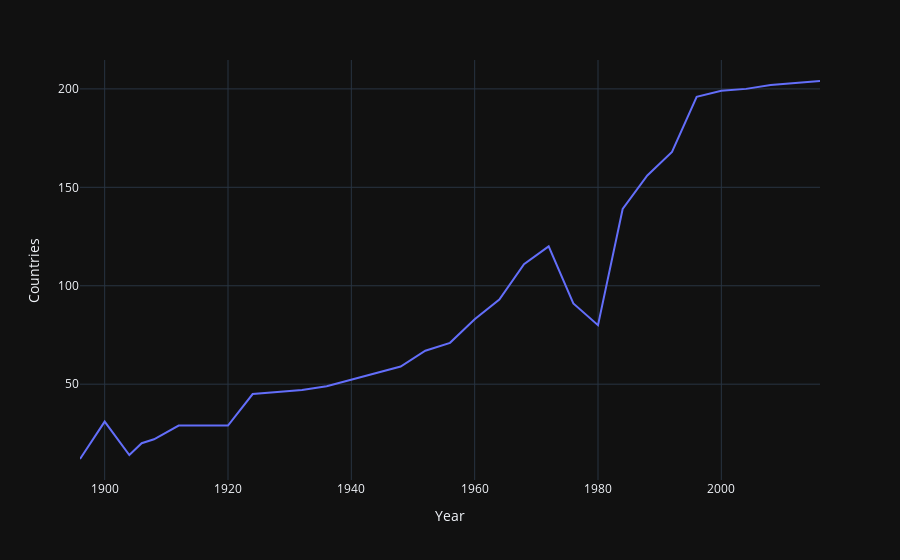

Notebook code for this chart:
### Code cell
fig = px.line(nations_every_year, x='Year', y='Countries')
fig.show()

### Figure 1 — Plotly figure (JSON) as saved in the notebook; plotly's stock layout.template omitted (floating-point values rounded to 4 significant figures)
{"data": [{"hovertemplate": "Year=%{x}<br>Countries=%{y}<extra></extra>", "legendgroup": "", "line": {"color": "#636efa", "dash": "solid"}, "marker": {"symbol": "circle"}, "mode": "lines", "name": "", "orientation": "v", "showlegend": false, "x": [1896, 1900, 1904, 1906, 1908, 1912, 1920, 1924, 1928, 1932, 1936, 1948, 1952, 1956, 1960, 1964, 1968, 1972, 1976, 1980, 1984, 1988, 1992, 1996, 2000, 2004, 2008, 2012, 2016], "xaxis": "x", "y": [12, 31, 14, 20, 22, 29, 29, 45, 46, 47, 49, 59, 67, 71, 83, 93, 111, 120, 91, 80, 139, 156, 168, 196, 199, 200, 202, 203, 204], "yaxis": "y", "type": "scatter"}], "layout": {"xaxis": {"anchor": "y", "domain": [0.0, 1.0], "title": {"text": "Year"}}, "yaxis": {"anchor": "x", "domain": [0.0, 1.0], "title": {"text": "Countries"}}, "legend": {"tracegroupgap": 0}, "margin": {"t": 60}}}
